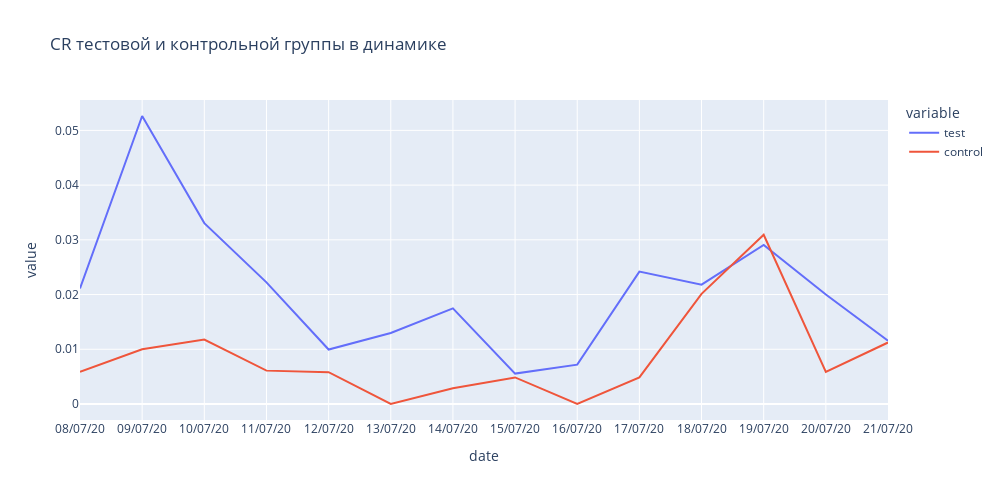

Source (notebook cell):
### Code cell
import plotly
import plotly.express as px

fig = px.line(
    data_frame=CR_dynamic, #датафрейм
    x='date', #ось абсцисс
    y=['test', 'control'], #ось ординат
    height=500, #высота
    width=1000, #ширина
    title='CR тестовой и контрольной группы в динамике' #заголовок
)
fig.show()

### Figure 1 — Plotly figure (JSON) as saved in the notebook; plotly's stock layout.template omitted (floating-point values rounded to 4 significant figures)
{"data": [{"hovertemplate": "variable=test<br>date=%{x}<br>value=%{y}<extra></extra>", "legendgroup": "test", "line": {"color": "#636efa", "dash": "solid"}, "marker": {"symbol": "circle"}, "mode": "lines", "name": "test", "orientation": "v", "showlegend": true, "type": "scatter", "x": ["08/07/20", "09/07/20", "10/07/20", "11/07/20", "12/07/20", "13/07/20", "14/07/20", "15/07/20", "16/07/20", "17/07/20", "18/07/20", "19/07/20", "20/07/20", "21/07/20"], "xaxis": "x", "y": [0.02113, 0.05263, 0.03306, 0.02222, 0.00995, 0.01299, 0.01747, 0.005556, 0.007194, 0.02419, 0.02181, 0.02907, 0.02, 0.01156], "yaxis": "y"}, {"hovertemplate": "variable=control<br>date=%{x}<br>value=%{y}<extra></extra>", "legendgroup": "control", "line": {"color": "#EF553B", "dash": "solid"}, "marker": {"symbol": "circle"}, "mode": "lines", "name": "control", "orientation": "v", "showlegend": true, "type": "scatter", "x": ["08/07/20", "09/07/20", "10/07/20", "11/07/20", "12/07/20", "13/07/20", "14/07/20", "15/07/20", "16/07/20", "17/07/20", "18/07/20", "19/07/20", "20/07/20", "21/07/20"], "xaxis": "x", "y": [0.005882, 0.01, 0.01176, 0.006098, 0.005814, 0, 0.00289, 0.004854, 0, 0.004854, 0.02013, 0.03093, 0.005882, 0.01124], "yaxis": "y"}], "layout": {"height": 500, "legend": {"title": {"text": "variable"}, "tracegroupgap": 0}, "title": {"text": "CR тестовой и контрольной группы в динамике"}, "width": 1000, "xaxis": {"anchor": "y", "domain": [0, 1], "title": {"text": "date"}}, "yaxis": {"anchor": "x", "domain": [0, 1], "title": {"text": "value"}}}}
